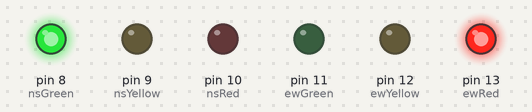
The sketch below on a simulated Arduino Uno, built with avr-gcc and run on an emulated ATmega328P. Parts: output pins drawn as LEDs (lit = HIGH).

Above: at 2.5 s.
At 6.0 s:
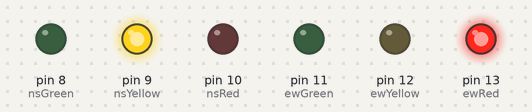
At 7.5 s:
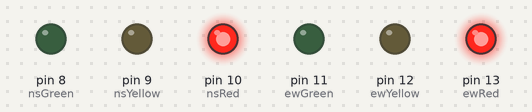
At 10.5 s:
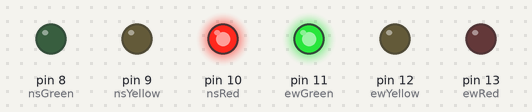
At 14.0 s:
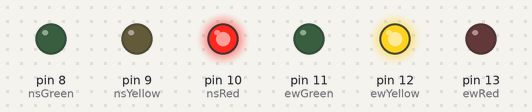
Timing chart, 0 to 20.8 s (numbered marks = the images above):
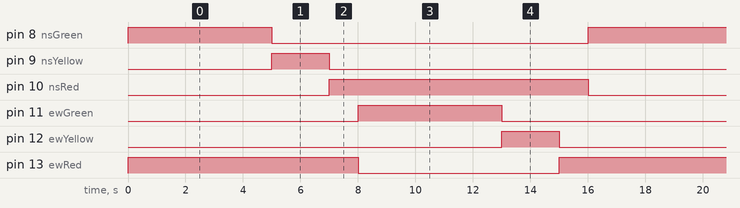

Measured:
- by itself, pin 8 (nsGreen), pin 11 (ewGreen): alternates HIGH for 5.0 s and LOW for 11.0 s
- by itself, pin 9 (nsYellow), pin 12 (ewYellow): alternates HIGH for 2.0 s and LOW for 14.0 s
- by itself, pin 10 (nsRed), pin 13 (ewRed): alternates HIGH for 9.0 s and LOW for 7.0 s

The sketch:

traffic_light.ino
```cpp
// North-South Traffic Lights
const int nsRed = 10;
const int nsYellow = 9;
const int nsGreen = 8;

// East-West Traffic Lights
const int ewRed = 13;
const int ewYellow = 12;
const int ewGreen = 11;

void setup() {
  pinMode(nsRed, OUTPUT);
  pinMode(nsYellow, OUTPUT);
  pinMode(nsGreen, OUTPUT);

  pinMode(ewRed, OUTPUT);
  pinMode(ewYellow, OUTPUT);
  pinMode(ewGreen, OUTPUT);
}

void loop() {
  // Phase 1: NS is GREEN, EW is RED
  digitalWrite(nsRed, LOW);
  digitalWrite(nsYellow, LOW);
  digitalWrite(nsGreen, HIGH);

  digitalWrite(ewRed, HIGH);
  digitalWrite(ewYellow, LOW);
  digitalWrite(ewGreen, LOW);

  delay(5000);

  // Phase 2: NS is YELLOW, EW RED
  digitalWrite(nsGreen, LOW);
  digitalWrite(nsYellow, HIGH);

  delay(2000);

  // Phase 3: All red
  digitalWrite(nsYellow, LOW);
  digitalWrite(nsRed, HIGH);

  delay(1000);

  // Phase 4: NS remains RED, EW is GREEN
  digitalWrite(ewRed, LOW);
  digitalWrite(ewGreen, HIGH);

  delay(5000);

  // Phase 5: NS remains RED, EW is YELLOW
  digitalWrite(ewGreen, LOW);
  digitalWrite(ewYellow, HIGH);

  delay(2000);

  // Phase 6: All red
  digitalWrite(ewYellow, LOW);
  digitalWrite(ewRed, HIGH);


  delay(1000);
}
```
